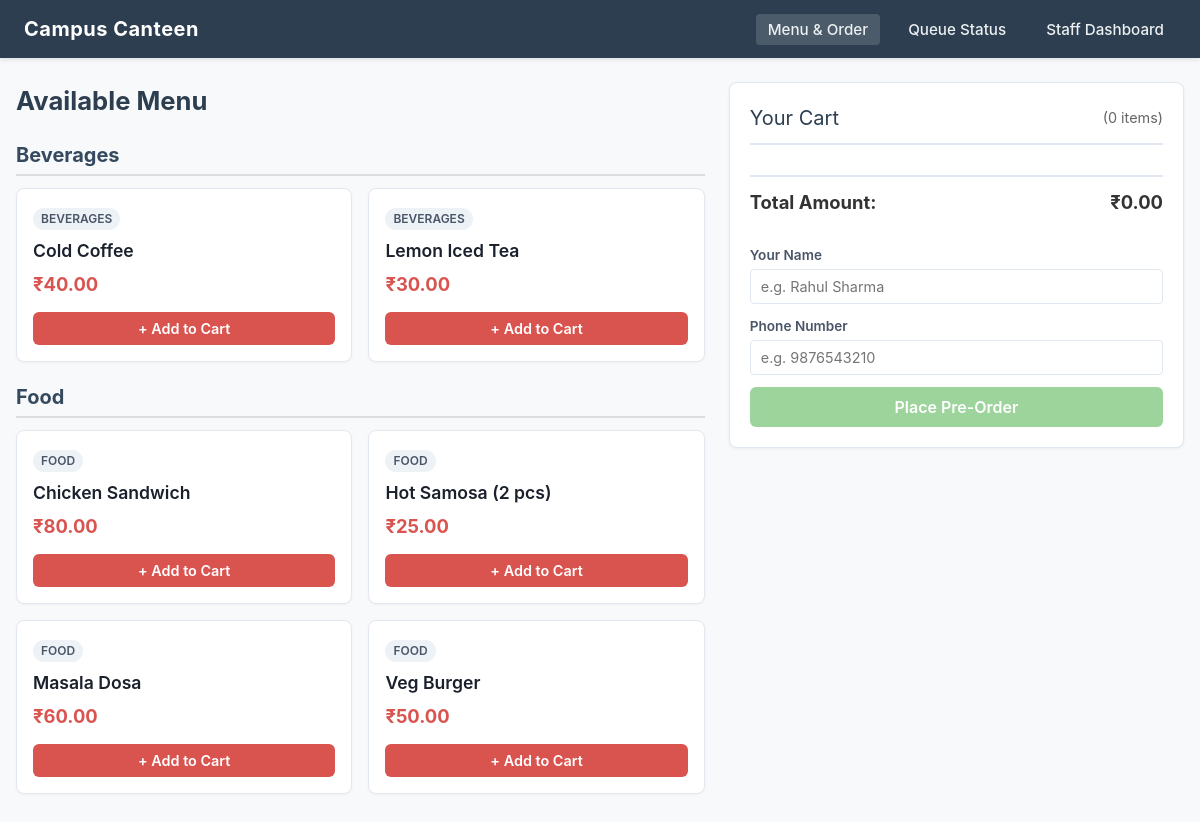
The page / on the database its author committed.
### tables this page shows
CREATE TABLE IF NOT EXISTS items (
    id INT AUTO_INCREMENT PRIMARY KEY,
    name VARCHAR(100) NOT NULL,
    category VARCHAR(50) NOT NULL,
    price DECIMAL(8, 2) NOT NULL,
    is_available TINYINT(1) DEFAULT 1
);

### index.php (the view, shortened to what this page needs)
<?php
require_once 'db.php';
$stmt = $pdo->query("SELECT * FROM items WHERE is_available = 1 ORDER BY category ASC, name ASC");
$items = $stmt->fetchAll();
$categories = [];
foreach ($items as $item) {
    $categories[$item['category']][] = $item;
}
?>
<!DOCTYPE html>
<html lang="en">
<head>
    <link rel="stylesheet" href="styles.css">
</head>
<body>
    <nav class="navbar">
        <div class="brand">Campus Canteen</div>
        <ul class="nav-links">
            <li><a href="index.php" class="active">Menu & Order</a></li>
            <li><a href="orders.php">Queue Status</a></li>
            <li><a href="admin.php">Staff Dashboard</a></li>
        </ul>
    </nav>
    <div class="container">
        <div class="main-layout">
            <div class="menu-section">
                <h1 class="page-title">Available Menu</h1>
                <?php if (empty($categories)): ?>
                    <p>No menu items available right now. Please check back later.</p>
                <?php else: ?>
                    <?php foreach ($categories as $categoryName => $catItems): ?>
                        <h2 style="font-size: 1.25rem; margin: 20px 0 12px; color: #34495e; border-bottom: 2px solid #ddd; padding-bottom: 4px;">
                            <?= htmlspecialchars($categoryName) ?>
                        </h2>
                        <div class="menu-grid">
                            <?php foreach ($catItems as $item): ?>
                                <div class="item-card">
                                    <div>
                                        <span class="item-badge"><?= htmlspecialchars($item['category']) ?></span>
                                        <div class="item-name"><?= htmlspecialchars($item['name']) ?></div>
                                        <div class="item-price">₹<?= number_format($item['price'], 2) ?></div>
                                    </div>
                                    <button class="btn btn-primary add-to-cart-btn" data-id="<?= $item['id'] ?>">
                                        + Add to Cart
                                    </button>
                                </div>
                            <?php endforeach; ?>
                        </div>
                    <?php endforeach; ?>
                <?php endif; ?>
            </div>
            <div class="cart-section">
                <div class="cart-title">
                    <span>Your Cart</span>
                    <span id="cart-count-badge" style="font-size: 0.9rem; font-weight: normal; color: #666;">(0 items)</span>
                </div>
                <div class="cart-total-box">
                    <span>Total Amount:</span>
                    <span>₹<span id="cart-total">0.00</span></span>
                </div>
                <form id="checkout-form">
                    <div class="form-group">
                        <label for="customer_name">Your Name</label>
                        <input type="text" id="customer_name" name="customer_name" class="form-control" placeholder="e.g. Rahul Sharma" required>
                    </div>
                    <div class="form-group">
                        <label for="phone">Phone Number</label>
                        <input type="tel" id="phone" name="phone" class="form-control" placeholder="e.g. 9876543210" required>
                    </div>
                    <button type="submit" id="place-order-btn" class="btn btn-success" disabled>
                        Place Pre-Order
                    </button>
                </form>
            </div>
        </div>
    </div>
</body>
</html>

### styles.css (style rules this page uses)
:root { --primary: #d9534f; --primary-dark: #c9302c; --secondary: #337ab7; --success: #5cb85c; --warning: #f0ad4e; --info: #5bc0de; --bg: #f8f9fa; --card-bg: #ffffff; --text: #333333; --text-muted: #666666; --border: #e2e8f0; }
* { box-sizing: border-box; margin: 0; padding: 0; font-family: -apple-system, BlinkMacSystemFont, "Segoe UI", Roboto, Helvetica, Arial, sans-serif; }
body { background-color: var(--bg); color: var(--text); line-height: 1.5; padding-bottom: 40px; }
.navbar { background-color: #2c3e50; color: #ffffff; padding: 14px 24px; display: flex; justify-content: space-between; align-items: center; box-shadow: 0 2px 4px rgba(0,0,0,0.1); }
.navbar .brand { font-size: 1.25rem; font-weight: 700; letter-spacing: 0.5px; }
.nav-links { display: flex; gap: 16px; list-style: none; }
.nav-links a { color: #ecf0f1; text-decoration: none; font-size: 0.95rem; font-weight: 500; padding: 6px 12px; border-radius: 4px; transition: background-color 0.2s; }
.nav-links a:hover, .nav-links a.active { background-color: rgba(255, 255, 255, 0.15); }
.container { max-width: 1200px; margin: 24px auto; padding: 0 16px; }
.page-title { margin-bottom: 20px; font-size: 1.6rem; color: #2c3e50; }
.main-layout { display: flex; gap: 24px; align-items: flex-start; }
.menu-section { flex: 2; }
.cart-section { flex: 1.2; background: var(--card-bg); border: 1px solid var(--border); border-radius: 8px; padding: 20px; box-shadow: 0 1px 3px rgba(0,0,0,0.06); position: sticky; top: 20px; }
.menu-grid { display: grid; grid-template-columns: repeat(auto-fill, minmax(240px, 1fr)); gap: 16px; }
.item-card { background: var(--card-bg); border: 1px solid var(--border); border-radius: 8px; padding: 16px; display: flex; flex-direction: column; justify-content: space-between; box-shadow: 0 1px 3px rgba(0,0,0,0.04); }
.item-badge { display: inline-block; font-size: 0.75rem; font-weight: 600; text-transform: uppercase; padding: 2px 8px; border-radius: 12px; background: #edf2f7; color: #4a5568; width: fit-content; margin-bottom: 8px; }
.item-name { font-size: 1.1rem; font-weight: 600; color: #1a202c; margin-bottom: 6px; }
.item-price { font-size: 1.15rem; font-weight: 700; color: var(--primary); margin-bottom: 14px; }
.btn { display: inline-flex; align-items: center; justify-content: center; border: none; border-radius: 6px; padding: 8px 14px; font-size: 0.9rem; font-weight: 600; cursor: pointer; transition: background-color 0.2s, opacity 0.2s; text-decoration: none; }
.btn:disabled { opacity: 0.6; cursor: not-allowed; }
.btn-primary { background-color: var(--primary); color: #ffffff; }
.btn-success { background-color: var(--success); color: #ffffff; width: 100%; padding: 10px; font-size: 1rem; }
.cart-title { font-size: 1.25rem; border-bottom: 2px solid var(--border); padding-bottom: 10px; margin-bottom: 14px; color: #2c3e50; display: flex; justify-content: space-between; align-items: center; }
.cart-total-box { display: flex; justify-content: space-between; font-size: 1.15rem; font-weight: 700; padding: 12px 0; border-top: 2px solid var(--border); margin-bottom: 16px; }
.form-group { margin-bottom: 12px; }
.form-group label { display: block; font-size: 0.85rem; font-weight: 600; margin-bottom: 4px; color: #4a5568; }
.form-control { width: 100%; padding: 8px 10px; font-size: 0.9rem; border: 1px solid var(--border); border-radius: 4px; background: #ffffff; }

### rows shown on the page
items: category "BEVERAGES", name "Cold Coffee", price "40.00"
items: category "BEVERAGES", name "Lemon Iced Tea", price "30.00"
items: category "FOOD", name "Chicken Sandwich", price "80.00"
items: category "FOOD", name "Hot Samosa (2 pcs)", price "25.00"
items: category "FOOD", name "Masala Dosa", price "60.00"
items: category "FOOD", name "Veg Burger", price "50.00"

### other values the page prints
$categoryName "Beverages"
$categoryName "Food"
